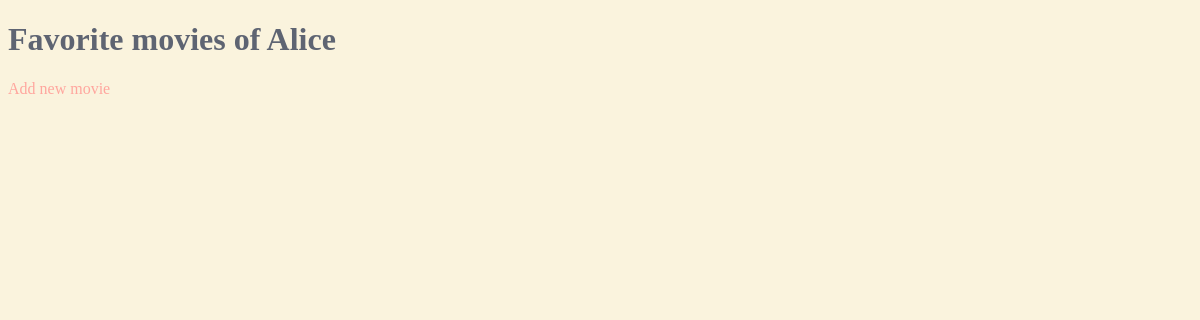
The page /users/2 on the database as committed earlier.
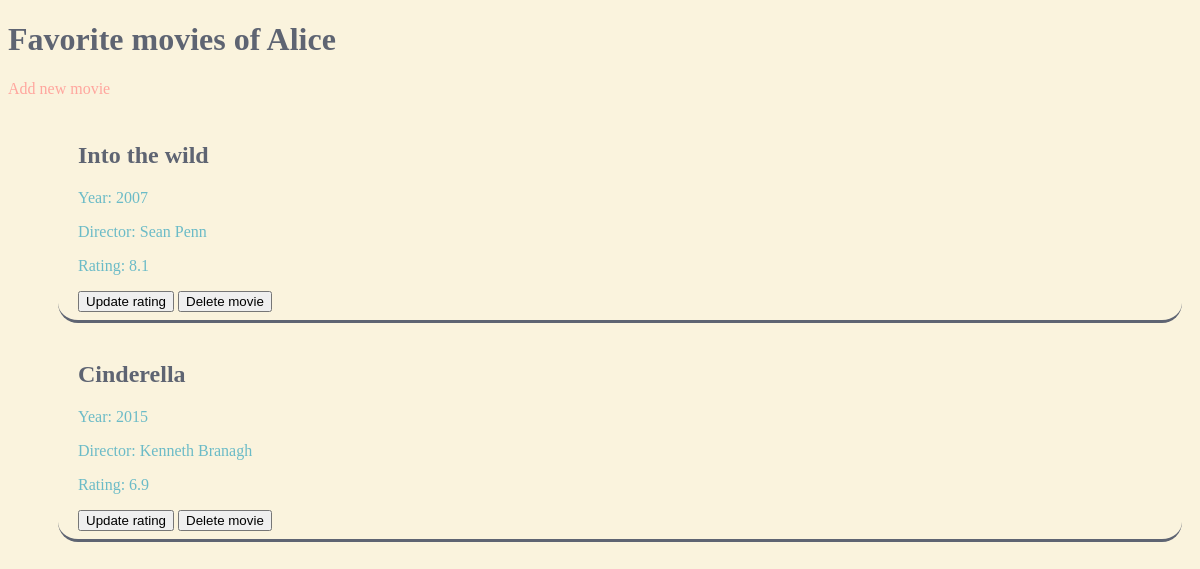
The same page on the database as committed later.
### data_models.py (models this page shows, shortened)
class User(db.Model):
    __tablename__ = "users"
    user_id = db.Column(db.Integer, primary_key=True, unique=True, autoincrement=True)
    user_name = db.Column(db.String(30), unique=True)

class Movie(db.Model):
    __tablename__ = "movies"
    movie_id = db.Column(db.Integer, primary_key=True, unique=True, autoincrement=True)
    user_id = db.Column(db.Integer, db.ForeignKey("users.user_id"))
    title = db.Column(db.String(50))
    year = db.Column(db.Integer)
    director = db.Column(db.String)
    rating = db.Column(db.Float)

### app.py (the view)
@app.route("/users/<user_id>")  # exhibit a specific user’s list of favorite movies.
def list_favorite_movies(user_id):
    users = data_manager.get_all_users()
    user_name = data_manager.find_user_by_id(user_id)
    user_movies = data_manager.get_user_movies(user_id)
    try:
        return render_template('user_movies.html', users=users, user_name=user_name, user_movies=user_movies,
                               user_id=user_id)
    except UndefinedError:
        error_message = "User ID could not be found."
        return render_template("not_found.html", error_message=error_message)

### datamanager/sqlite_datamanager.py (called while the page is built)
    def get_all_users(self):
        return User.query.all()

    def get_user_movies(self, user_id):
        user_movies = Movie.query.join(User).filter(int(user_id) == Movie.user_id)
        return user_movies

    def find_user_by_id(self, user_id):
        selected_user = User.query.filter_by(user_id=int(user_id)).first()
        return selected_user.user_name

### templates/user_movies.html (shortened to what this page needs)
<!DOCTYPE html>
<html lang="en">
<head>
    <link rel="stylesheet" href="{{url_for('static', filename='style.css')}}">
</head>
<body>
<h1>Favorite movies of {{ user_name }}</h1>
<a href="/users/{{ user_id }}/add_movie">Add new movie</a>
<ul>
    {% for movie in user_movies %}
    <li class="movie">
        <h2>{{ movie.title }}</h2>
        <p>Year: {{ movie.year }}</p>
        <p>Director: {{ movie.director }}</p>
        <p>Rating: {{ movie.rating }}</p>
        <a href="/users/{{ user_id }}/update_movie/{{ user_movies.movie_id }}"><button>Update rating</button></a>
        <a href="/users/{{ user_id }}/delete_movie/{{ user_movies.movie_id }}"><button>Delete movie</button></a>
    </li>
    {% endfor %}
</ul>
</body>
</html>

### static/style.css (style rules this page uses)
* { box-sizing: border-box; }
body { background: #FAF3DD; color: #5E6472; }
ul { list-style-type: disclosure-closed; color: #FFA69E; }
li { margin: 10px; }
.movie { list-style-type: none; border-bottom: solid #5E6472; padding: 0.5em; border-radius: 20px; padding-left: 20px; color: #6BBBC7; }
.movie h2 { color: #5E6472; }
a { text-decoration: none; color: #FFA69E; }

Rows that differ between the two databases and show on the page:
added Movie: title "Into the wild", year "2007", director "Sean Penn", rating "8.1"
added Movie: title "Cinderella", year "2015", director "Kenneth Branagh", rating "6.9"
